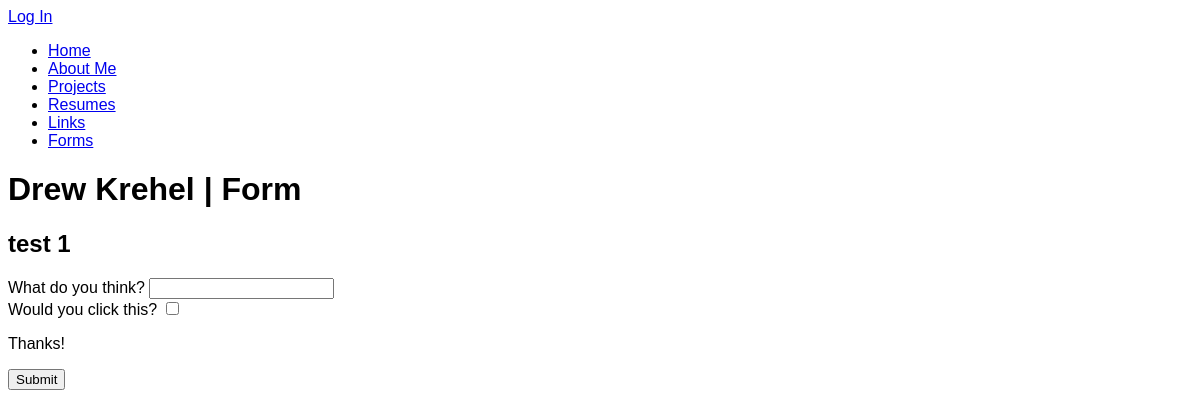
Before: /drewkrehel/forms/ with the older database file.
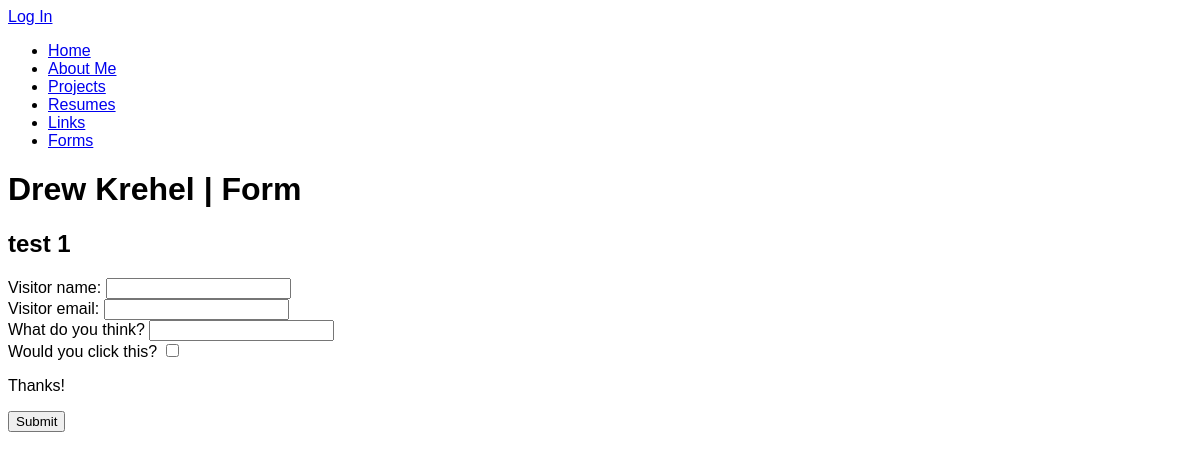
After: the same page with the newer database file.
### builder/models.py (models this page shows)
class Form(models.Model):
    user = models.ForeignKey(
        User,
        on_delete=models.CASCADE
    )
    form_name = models.CharField(
        max_length=200,
        help_text="Enter the name of your form"
    )
    include_name = models.BooleanField(default=False)
    name_required = models.BooleanField(default=False)
    include_email = models.BooleanField(default=False)
    email_required = models.BooleanField(default=False)
    textbox_prompt = models.TextField(
        max_length=700,
        blank=True,
        help_text="Describe the question or purpose of this field"
    )
    checkbox_prompt = models.TextField(
        max_length=700,
        blank=True,
        help_text="Describe the question or purpose of this field"
    )
    outro = models.TextField(
        max_length=500,
        blank=True,
        help_text="Leave a message or reminder for your form"
    )

### builder/views.py (the view)
# urls.py: path("<str:username>/forms/", views.forms, name="forms"),
def forms(request, username):
    forms = Form.objects.filter(user__username=username)
    profile = Profile.objects.get(user__username=username)
    form_pairs = [
        (
            form,
            ContactForm(
                textbox_prompt=form.textbox_prompt,
                checkbox_prompt=form.checkbox_prompt,
                include_name=form.include_name,
                name_required=form.name_required,
                include_email=form.include_email,
                email_required=form.email_required,
            ),
        )
        for form in forms
    ]
    context = {
        "form_pairs": form_pairs,
        "profile": profile,
    }
    return render(request, "forms.html", context=context)

### builder/templates/forms.html (shortened to what this page needs)
{% extends "base.html" %}
{% block content %}
<h1>{{ profile.display_name }} | Form</h1>
{% if form_pairs %}
    {% for form, contact_form in form_pairs %}
        <h2>{{ form.form_name }}</h2>
        <form method="POST" action="{% url 'form_submit' username=profile.user.username %}">
            {{ contact_form }}
            {% if form.outro %}
                <p>{{ form.outro }}</p>
            {% endif %}
            <button type="submit">Submit</button>
        </form>
    {% endfor %}
{% endif %}
{% endblock %}

Changed rows visible on the page:
changed Form "test 1": text "What do you think? Would you click this?" → "Visitor name: Visitor email: What do you think? Would you click this?"
